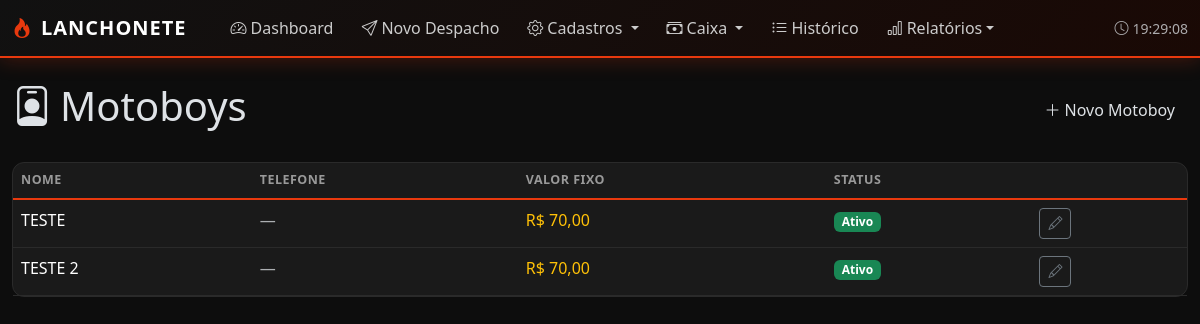
The app's page /entregas/motoboys/ with its own data.
### entregas/models.py (models this page shows, shortened)
class Motoboy(models.Model):
    nome = models.CharField(max_length=100)
    telefone = models.CharField(max_length=20, blank=True)
    valor_fixo = models.DecimalField(max_digits=8, decimal_places=2, default=0,
                                     help_text="Valor fixo por turno/dia")
    ativo = models.BooleanField(default=True)
    class Meta:
        verbose_name = 'Motoboy'
        verbose_name_plural = 'Motoboys'
        ordering = ['nome']

### entregas/views.py (the view)
# urls.py: path('motoboys/', views.motoboy_lista, name='motoboy_lista'),
def motoboy_lista(request):
    return render(request, 'entregas/motoboy_lista.html', {'motoboys': Motoboy.objects.all()})

### templates/entregas/motoboy_lista.html (shortened to what this page needs)
{% extends 'base.html' %}
{% block content %}
<div class="container-fluid py-4">
    <div class="d-flex justify-content-between align-items-center mb-4">
        <h1 class="page-title"><i class="bi bi-person-badge me-2" style="color:var(--vermelho)"></i>Motoboys</h1>
        <a href="{% url 'entregas:motoboy_novo' %}" class="btn btn-vermelho"><i class="bi bi-plus-lg me-1"></i>Novo Motoboy</a>
    </div>
    <div class="card">
        <div class="card-body p-0">
            <div class="table-responsive">
                <table class="table table-hover mb-0">
                    <thead>
                        <tr><th>Nome</th><th>Telefone</th><th>Valor Fixo</th><th>Status</th><th></th></tr>
                    </thead>
                    <tbody>
                        {% for m in motoboys %}
                        <tr>
                            <td class="fw-medium">{{ m.nome }}</td>
                            <td class="text-muted">{{ m.telefone|default:"—" }}</td>
                            <td class="text-warning">R$ {{ m.valor_fixo|floatformat:2 }}</td>
                            <td><span class="badge {% if m.ativo %}bg-success{% else %}bg-secondary{% endif %}">{% if m.ativo %}Ativo{% else %}Inativo{% endif %}</span></td>
                            <td><a href="{% url 'entregas:motoboy_editar' m.pk %}" class="btn btn-sm btn-outline-secondary"><i class="bi bi-pencil"></i></a></td>
                        </tr>
                        {% empty %}
                        <tr><td colspan="5" class="text-center text-muted py-4">Nenhum motoboy cadastrado</td></tr>
                        {% endfor %}
                    </tbody>
                </table>
            </div>
        </div>
    </div>
</div>
{% endblock %}

### templates/base.html (style rules this page uses)
:root { --verm: #e8390e; --verm-dk: #b82e0b; --verm-glow: rgba(232, 57, 14, 0.25); --bg: #0d0d0d; --card: #1a1a1a; --card2: #222; --border: #2a2a2a; --muted: #777; }
body { background: var(--bg); font-family: 'Segoe UI', system-ui, sans-serif; }
.card { background: var(--card); border: 1px solid var(--border); border-radius: 12px; }
.table { color: #ddd; }
.table > :not(caption) > * > * { background: transparent !important; border-color: var(--border); }
.table thead th { color: #999; font-weight: 600; font-size: 0.78rem; text-transform: uppercase; letter-spacing: 0.5px; border-bottom: 2px solid var(--verm) !important; }

### records on screen
Motoboy: nome "TESTE", telefone "—", valor_fixo "70,00", ativo "Ativo"
Motoboy: nome "TESTE 2", telefone "—", valor_fixo "70,00", ativo "Ativo"
